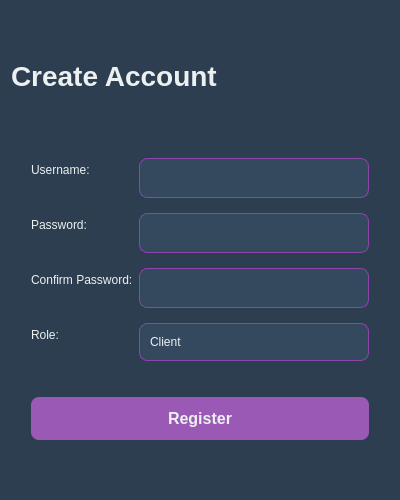
<?xml version="1.0" encoding="UTF-8"?>
<ui version="4.0">
 <class>RegisterDialog</class>
 <widget class="QDialog" name="RegisterDialog">
  <property name="geometry">
   <rect>
    <x>0</x>
    <y>0</y>
    <width>400</width>
    <height>500</height>
   </rect>
  </property>
  <property name="windowTitle">
   <string>Register New Account</string>
  </property>
  <property name="styleSheet">
   <string notr="true">
/* Base background and text colors */
QWidget {
    background-color: #2c3e50; /* Dark Slate Gray */
    color: #ecf0f1; /* Light Gray */
    font-family: 'Segoe UI', sans-serif;
}

/* Styling for LineEdits */
QLineEdit {
    background-color: #34495e; /* Wet Asphalt */
    border: 1px solid #8e44ad; /* Wisteria Purple */
    border-radius: 8px;
    padding: 10px;
    font-size: 14px;
}
QLineEdit:focus {
    border-color: #9b59b6; /* Amethyst Purple */
    background-color: #4a637f;
}

/* Styling for the ComboBox */
QComboBox {
    background-color: #34495e;
    border: 1px solid #8e44ad;
    border-radius: 8px;
    padding: 10px;
    selection-background-color: #27ae60; /* Nephritis Green */
}
QComboBox::drop-down {
    border: none;
}
QComboBox QAbstractItemView {
    background-color: #34495e;
    selection-background-color: #27ae60;
    color: #ecf0f1;
}

/* Primary Button Styling (Register) */
QPushButton#register_button {
    background-color: #9b59b6; /* Amethyst Purple */
    border: none;
    border-radius: 8px;
    padding: 12px;
    font-size: 16px;
    font-weight: bold;
}
QPushButton#register_button:hover {
    background-color: #8e44ad; /* Wisteria Purple */
}
QPushButton#register_button:pressed {
    background-color: #823db4;
}

/* Message Label */
QLabel#message_label {
    color: #2ecc71; /* Emerald Green for success */
    font-size: 12px;
    font-weight: bold;
}

/* Title Label */
QLabel#title_label {
    font-size: 28px;
    font-weight: bold;
    color: #ecf0f1;
    qproperty-alignment: 'AlignCenter';
}
   </string>
  </property>
  <layout class="QVBoxLayout" name="verticalLayout_2">
   <item>
    <spacer name="verticalSpacer_2">
     <property name="orientation">
      <enum>Qt::Vertical</enum>
     </property>
     <property name="sizeHint" stdset="0">
      <size>
       <width>20</width>
       <height>40</height>
      </size>
     </property>
    </spacer>
   </item>
   <item>
    <widget class="QLabel" name="title_label">
     <property name="text">
      <string>Create Account</string>
     </property>
    </widget>
   </item>
   <item>
     <!-- This spacer was the cause of the error. I've corrected its format. -->
     <spacer name="verticalSpacer_3">
      <property name="orientation">
       <enum>Qt::Vertical</enum>
      </property>
      <property name="sizeHint" stdset="0">
       <size>
        <width>20</width>
        <height>20</height>
       </size>
      </property>
     </spacer>
    </item>
   <item>
    <layout class="QFormLayout" name="formLayout">
     <property name="leftMargin">
      <number>20</number>
     </property>
     <property name="topMargin">
      <number>10</number>
     </property>
     <property name="rightMargin">
      <number>20</number>
     </property>
     <property name="bottomMargin">
      <number>10</number>
     </property>
     <property name="verticalSpacing">
      <number>15</number>
     </property>
     <item row="0" column="0">
      <widget class="QLabel" name="label">
       <property name="text">
        <string>Username:</string>
       </property>
      </widget>
     </item>
     <item row="0" column="1">
      <widget class="QLineEdit" name="username_input"/>
     </item>
     <item row="1" column="0">
      <widget class="QLabel" name="label_2">
       <property name="text">
        <string>Password:</string>
       </property>
      </widget>
     </item>
     <item row="1" column="1">
      <widget class="QLineEdit" name="password_input">
       <property name="echoMode">
        <enum>QLineEdit::Password</enum>
       </property>
      </widget>
     </item>
     <item row="2" column="0">
      <widget class="QLabel" name="label_4">
       <property name="text">
        <string>Confirm Password:</string>
       </property>
      </widget>
     </item>
     <item row="2" column="1">
      <widget class="QLineEdit" name="confirm_password_input">
       <property name="echoMode">
        <enum>QLineEdit::Password</enum>
       </property>
      </widget>
     </item>
     <item row="3" column="0">
      <widget class="QLabel" name="label_3">
       <property name="text">
        <string>Role:</string>
       </property>
      </widget>
     </item>
     <item row="3" column="1">
      <widget class="QComboBox" name="role_combobox">
       <item>
        <property name="text">
         <string>Client</string>
        </property>
       </item>
       <item>
        <property name="text">
         <string>Technician</string>
        </property>
       </item>
      </widget>
     </item>
    </layout>
   </item>
   <item>
    <widget class="QLabel" name="message_label">
     <property name="text">
      <string/>
     </property>
     <property name="alignment">
      <set>Qt::AlignCenter</set>
     </property>
    </widget>
   </item>
   <item>
    <layout class="QVBoxLayout" name="verticalLayout">
     <property name="leftMargin">
      <number>20</number>
     </property>
     <property name="rightMargin">
      <number>20</number>
     </property>
     <item>
      <widget class="QPushButton" name="register_button">
       <property name="text">
        <string>Register</string>
       </property>
      </widget>
     </item>
    </layout>
   </item>
   <item>
    <spacer name="verticalSpacer">
     <property name="orientation">
      <enum>Qt::Vertical</enum>
     </property>
     <property name="sizeHint" stdset="0">
      <size>
       <width>20</width>
       <height>40</height>
      </size>
     </property>
    </spacer>
   </item>
  </layout>
 </widget>
 <resources/>
 <connections/>
</ui>
